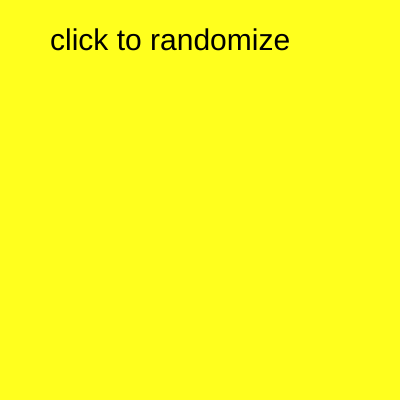
Frame 1 (no input)
Frame 60 (no input): identical to frame 1, image omitted
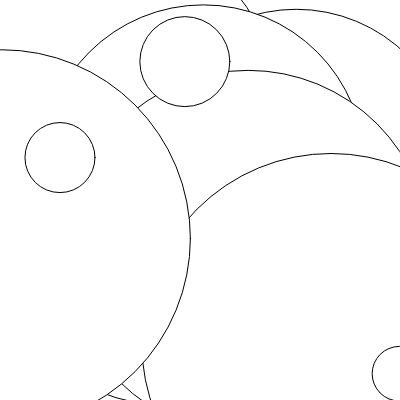
Frame 120 (the mouse pressed at the canvas centre since frame 60)

The p5.js sketch that drew these frames (run headless with seeded random() and noise() and a simulated clock; from frame 60 on, the mouse is pressed at the canvas centre):

// p5.js sketch
// ── sketch.js

let dogs = [{name: "sippi", color: "red"}
, {name:"duke", color: "blue"},
{name: "stark", color: "green"},
{name: "Boomy", color: "white"}];

let randomIndex;
let animating = false;


function setup() {
  createCanvas(400, 400);
    background(255, 400, 30);
    textSize(30);

    text("click to randomize", 50, 50);
}


function draw() {

  if(animating == true){
   ellipse(random(width), random(height), random(50, 400));
  }
}

function randomizer(){
animating = false;

  if (dogs[0]){
    background(random(200, 255));
    randomIndex = int(random(dogs.length));

    text(`${dogs[randomIndex].name} 's favorite color is
     ${dogs[randomIndex].color}`, 50, 50);
    dogs.splice(randomIndex, 1);
  } else {
    background(random(200, 255));
    text("That's all folks!", 50, 50);
  }
}

function mousePressed(){
animating = true;
setTimeout(randomizer, 2000);

}
